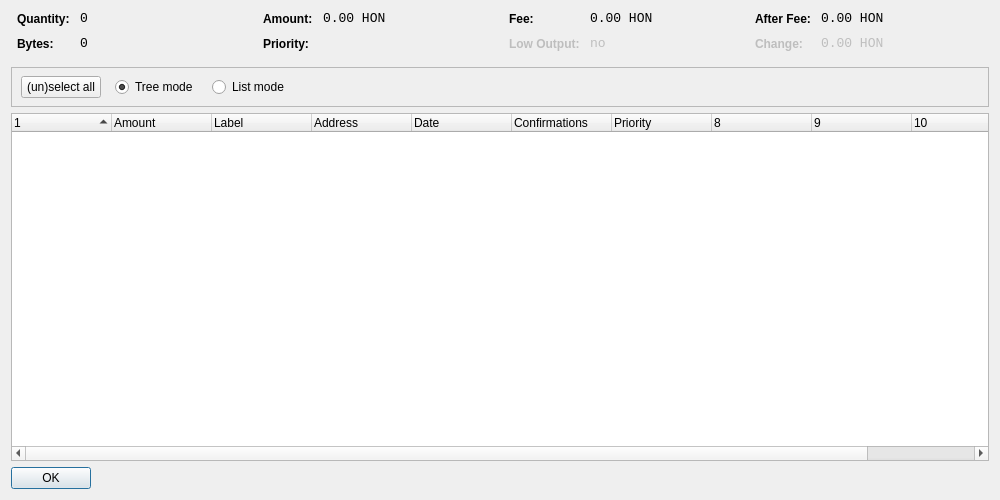
<?xml version="1.0" encoding="UTF-8"?>
<ui version="4.0">
 <class>CoinControlDialog</class>
 <widget class="QDialog" name="CoinControlDialog">
  <property name="geometry">
   <rect>
    <x>0</x>
    <y>0</y>
    <width>1000</width>
    <height>500</height>
   </rect>
  </property>
  <property name="windowTitle">
   <string>Coin Control</string>
  </property>
  <layout class="QVBoxLayout" name="verticalLayout">
   <item>
    <layout class="QHBoxLayout" name="horizontalLayoutTop" stretch="0,0,0,0">
     <property name="topMargin">
      <number>0</number>
     </property>
     <property name="bottomMargin">
      <number>10</number>
     </property>
     <item>
      <layout class="QFormLayout" name="formLayoutCoinControl1">
       <property name="horizontalSpacing">
        <number>10</number>
       </property>
       <property name="verticalSpacing">
        <number>10</number>
       </property>
       <property name="leftMargin">
        <number>6</number>
       </property>
       <property name="rightMargin">
        <number>6</number>
       </property>
       <item row="0" column="0">
        <widget class="QLabel" name="labelCoinControlQuantityText">
         <property name="styleSheet">
          <string notr="true">font-weight:bold;</string>
         </property>
         <property name="text">
          <string>Quantity:</string>
         </property>
        </widget>
       </item>
       <item row="0" column="1">
        <widget class="QLabel" name="labelCoinControlQuantity">
         <property name="font">
          <font>
           <family>Monospace</family>
           <pointsize>10</pointsize>
          </font>
         </property>
         <property name="cursor">
          <cursorShape>IBeamCursor</cursorShape>
         </property>
         <property name="contextMenuPolicy">
          <enum>Qt::ActionsContextMenu</enum>
         </property>
         <property name="text">
          <string notr="true">0</string>
         </property>
         <property name="textInteractionFlags">
          <set>Qt::LinksAccessibleByMouse|Qt::TextSelectableByKeyboard|Qt::TextSelectableByMouse</set>
         </property>
        </widget>
       </item>
       <item row="1" column="0">
        <widget class="QLabel" name="labelCoinControlBytesText">
         <property name="styleSheet">
          <string notr="true">font-weight:bold;</string>
         </property>
         <property name="text">
          <string>Bytes:</string>
         </property>
        </widget>
       </item>
       <item row="1" column="1">
        <widget class="QLabel" name="labelCoinControlBytes">
         <property name="font">
          <font>
           <family>Monospace</family>
           <pointsize>10</pointsize>
          </font>
         </property>
         <property name="cursor">
          <cursorShape>IBeamCursor</cursorShape>
         </property>
         <property name="contextMenuPolicy">
          <enum>Qt::ActionsContextMenu</enum>
         </property>
         <property name="text">
          <string notr="true">0</string>
         </property>
         <property name="textInteractionFlags">
          <set>Qt::LinksAccessibleByMouse|Qt::TextSelectableByKeyboard|Qt::TextSelectableByMouse</set>
         </property>
        </widget>
       </item>
      </layout>
     </item>
     <item>
      <layout class="QFormLayout" name="formLayoutCoinControl2">
       <property name="horizontalSpacing">
        <number>10</number>
       </property>
       <property name="verticalSpacing">
        <number>10</number>
       </property>
       <property name="leftMargin">
        <number>6</number>
       </property>
       <property name="rightMargin">
        <number>6</number>
       </property>
       <item row="0" column="0">
        <widget class="QLabel" name="labelCoinControlAmountText">
         <property name="styleSheet">
          <string notr="true">font-weight:bold;</string>
         </property>
         <property name="text">
          <string>Amount:</string>
         </property>
        </widget>
       </item>
       <item row="0" column="1">
        <widget class="QLabel" name="labelCoinControlAmount">
         <property name="font">
          <font>
           <family>Monospace</family>
           <pointsize>10</pointsize>
          </font>
         </property>
         <property name="cursor">
          <cursorShape>IBeamCursor</cursorShape>
         </property>
         <property name="contextMenuPolicy">
          <enum>Qt::ActionsContextMenu</enum>
         </property>
         <property name="text">
          <string notr="true">0.00 HON</string>
         </property>
         <property name="textInteractionFlags">
          <set>Qt::LinksAccessibleByMouse|Qt::TextSelectableByKeyboard|Qt::TextSelectableByMouse</set>
         </property>
        </widget>
       </item>
       <item row="1" column="0">
        <widget class="QLabel" name="labelCoinControlPriorityText">
         <property name="styleSheet">
          <string notr="true">font-weight:bold;</string>
         </property>
         <property name="text">
          <string>Priority:</string>
         </property>
        </widget>
       </item>
       <item row="1" column="1">
        <widget class="QLabel" name="labelCoinControlPriority">
         <property name="font">
          <font>
           <family>Monospace</family>
           <pointsize>10</pointsize>
          </font>
         </property>
         <property name="cursor">
          <cursorShape>IBeamCursor</cursorShape>
         </property>
         <property name="contextMenuPolicy">
          <enum>Qt::ActionsContextMenu</enum>
         </property>
         <property name="text">
          <string/>
         </property>
         <property name="textInteractionFlags">
          <set>Qt::LinksAccessibleByMouse|Qt::TextSelectableByKeyboard|Qt::TextSelectableByMouse</set>
         </property>
        </widget>
       </item>
      </layout>
     </item>
     <item>
      <layout class="QFormLayout" name="formLayoutCoinControl3">
       <property name="horizontalSpacing">
        <number>10</number>
       </property>
       <property name="verticalSpacing">
        <number>10</number>
       </property>
       <property name="leftMargin">
        <number>6</number>
       </property>
       <property name="rightMargin">
        <number>6</number>
       </property>
       <item row="0" column="0">
        <widget class="QLabel" name="labelCoinControlFeeText">
         <property name="styleSheet">
          <string notr="true">font-weight:bold;</string>
         </property>
         <property name="text">
          <string>Fee:</string>
         </property>
        </widget>
       </item>
       <item row="0" column="1">
        <widget class="QLabel" name="labelCoinControlFee">
         <property name="font">
          <font>
           <family>Monospace</family>
           <pointsize>10</pointsize>
          </font>
         </property>
         <property name="cursor">
          <cursorShape>IBeamCursor</cursorShape>
         </property>
         <property name="contextMenuPolicy">
          <enum>Qt::ActionsContextMenu</enum>
         </property>
         <property name="text">
          <string notr="true">0.00 HON</string>
         </property>
         <property name="textInteractionFlags">
          <set>Qt::LinksAccessibleByMouse|Qt::TextSelectableByKeyboard|Qt::TextSelectableByMouse</set>
         </property>
        </widget>
       </item>
       <item row="1" column="0">
        <widget class="QLabel" name="labelCoinControlLowOutputText">
         <property name="enabled">
          <bool>false</bool>
         </property>
         <property name="styleSheet">
          <string notr="true">font-weight:bold;</string>
         </property>
         <property name="text">
          <string>Low Output:</string>
         </property>
        </widget>
       </item>
       <item row="1" column="1">
        <widget class="QLabel" name="labelCoinControlLowOutput">
         <property name="enabled">
          <bool>false</bool>
         </property>
         <property name="font">
          <font>
           <family>Monospace</family>
           <pointsize>10</pointsize>
          </font>
         </property>
         <property name="cursor">
          <cursorShape>IBeamCursor</cursorShape>
         </property>
         <property name="contextMenuPolicy">
          <enum>Qt::ActionsContextMenu</enum>
         </property>
         <property name="text">
          <string notr="true">no</string>
         </property>
         <property name="textInteractionFlags">
          <set>Qt::LinksAccessibleByMouse|Qt::TextSelectableByKeyboard|Qt::TextSelectableByMouse</set>
         </property>
        </widget>
       </item>
      </layout>
     </item>
     <item>
      <layout class="QFormLayout" name="formLayoutCoinControl4">
       <property name="horizontalSpacing">
        <number>10</number>
       </property>
       <property name="verticalSpacing">
        <number>10</number>
       </property>
       <property name="leftMargin">
        <number>6</number>
       </property>
       <property name="rightMargin">
        <number>6</number>
       </property>
       <item row="0" column="0">
        <widget class="QLabel" name="labelCoinControlAfterFeeText">
         <property name="styleSheet">
          <string notr="true">font-weight:bold;</string>
         </property>
         <property name="text">
          <string>After Fee:</string>
         </property>
        </widget>
       </item>
       <item row="0" column="1">
        <widget class="QLabel" name="labelCoinControlAfterFee">
         <property name="font">
          <font>
           <family>Monospace</family>
           <pointsize>10</pointsize>
          </font>
         </property>
         <property name="cursor">
          <cursorShape>IBeamCursor</cursorShape>
         </property>
         <property name="contextMenuPolicy">
          <enum>Qt::ActionsContextMenu</enum>
         </property>
         <property name="text">
          <string notr="true">0.00 HON</string>
         </property>
         <property name="textInteractionFlags">
          <set>Qt::LinksAccessibleByMouse|Qt::TextSelectableByKeyboard|Qt::TextSelectableByMouse</set>
         </property>
        </widget>
       </item>
       <item row="1" column="0">
        <widget class="QLabel" name="labelCoinControlChangeText">
         <property name="enabled">
          <bool>false</bool>
         </property>
         <property name="styleSheet">
          <string notr="true">font-weight:bold;</string>
         </property>
         <property name="text">
          <string>Change:</string>
         </property>
        </widget>
       </item>
       <item row="1" column="1">
        <widget class="QLabel" name="labelCoinControlChange">
         <property name="enabled">
          <bool>false</bool>
         </property>
         <property name="font">
          <font>
           <family>Monospace</family>
           <pointsize>10</pointsize>
          </font>
         </property>
         <property name="cursor">
          <cursorShape>IBeamCursor</cursorShape>
         </property>
         <property name="contextMenuPolicy">
          <enum>Qt::ActionsContextMenu</enum>
         </property>
         <property name="text">
          <string notr="true">0.00 HON</string>
         </property>
         <property name="textInteractionFlags">
          <set>Qt::LinksAccessibleByMouse|Qt::TextSelectableByKeyboard|Qt::TextSelectableByMouse</set>
         </property>
        </widget>
       </item>
      </layout>
     </item>
    </layout>
   </item>
   <item>
    <widget class="QFrame" name="frame">
     <property name="minimumSize">
      <size>
       <width>0</width>
       <height>40</height>
      </size>
     </property>
     <property name="frameShape">
      <enum>QFrame::StyledPanel</enum>
     </property>
     <property name="frameShadow">
      <enum>QFrame::Sunken</enum>
     </property>
     <widget class="QWidget" name="horizontalLayoutWidget">
      <property name="geometry">
       <rect>
        <x>10</x>
        <y>0</y>
        <width>781</width>
        <height>41</height>
       </rect>
      </property>
      <layout class="QHBoxLayout" name="horizontalLayoutPanel" stretch="0,0,0,0,0">
       <property name="spacing">
        <number>14</number>
       </property>
       <item>
        <widget class="QPushButton" name="pushButtonSelectAll">
         <property name="sizePolicy">
          <sizepolicy hsizetype="Maximum" vsizetype="Fixed">
           <horstretch>0</horstretch>
           <verstretch>0</verstretch>
          </sizepolicy>
         </property>
         <property name="text">
          <string>(un)select all</string>
         </property>
        </widget>
       </item>
       <item>
        <widget class="QRadioButton" name="radioTreeMode">
         <property name="sizePolicy">
          <sizepolicy hsizetype="Maximum" vsizetype="Fixed">
           <horstretch>0</horstretch>
           <verstretch>0</verstretch>
          </sizepolicy>
         </property>
         <property name="text">
          <string>Tree mode</string>
         </property>
         <property name="checked">
          <bool>true</bool>
         </property>
        </widget>
       </item>
       <item>
        <widget class="QRadioButton" name="radioListMode">
         <property name="sizePolicy">
          <sizepolicy hsizetype="Maximum" vsizetype="Fixed">
           <horstretch>0</horstretch>
           <verstretch>0</verstretch>
          </sizepolicy>
         </property>
         <property name="text">
          <string>List mode</string>
         </property>
        </widget>
       </item>
       <item>
        <spacer name="horizontalSpacer">
         <property name="orientation">
          <enum>Qt::Horizontal</enum>
         </property>
         <property name="sizeHint" stdset="0">
          <size>
           <width>40</width>
           <height>20</height>
          </size>
         </property>
        </spacer>
       </item>
      </layout>
     </widget>
    </widget>
   </item>
   <item>
    <widget class="CoinControlTreeWidget" name="treeWidget">
     <property name="contextMenuPolicy">
      <enum>Qt::CustomContextMenu</enum>
     </property>
     <property name="sortingEnabled">
      <bool>false</bool>
     </property>
     <property name="columnCount">
      <number>11</number>
     </property>
     <attribute name="headerShowSortIndicator" stdset="0">
      <bool>true</bool>
     </attribute>
     <attribute name="headerStretchLastSection">
      <bool>false</bool>
     </attribute>
     <column>
      <property name="text">
       <string/>
      </property>
     </column>
     <column>
      <property name="text">
       <string>Amount</string>
      </property>
     </column>
     <column>
      <property name="text">
       <string>Label</string>
      </property>
     </column>
     <column>
      <property name="text">
       <string>Address</string>
      </property>
     </column>
     <column>
      <property name="text">
       <string>Date</string>
      </property>
     </column>
     <column>
      <property name="text">
       <string>Confirmations</string>
      </property>
      <property name="toolTip">
       <string>Confirmed</string>
      </property>
     </column>
     <column>
      <property name="text">
       <string>Priority</string>
      </property>
     </column>
     <column>
      <property name="text">
       <string/>
      </property>
     </column>
     <column>
      <property name="text">
       <string/>
      </property>
     </column>
     <column>
      <property name="text">
       <string/>
      </property>
     </column>
     <column>
      <property name="text">
       <string/>
      </property>
     </column>
    </widget>
   </item>
   <item>
    <widget class="QDialogButtonBox" name="buttonBox">
     <property name="sizePolicy">
      <sizepolicy hsizetype="Maximum" vsizetype="Fixed">
       <horstretch>0</horstretch>
       <verstretch>0</verstretch>
      </sizepolicy>
     </property>
     <property name="orientation">
      <enum>Qt::Horizontal</enum>
     </property>
     <property name="standardButtons">
      <set>QDialogButtonBox::Ok</set>
     </property>
    </widget>
   </item>
  </layout>
 </widget>
 <customwidgets>
  <customwidget>
   <class>CoinControlTreeWidget</class>
   <extends>QTreeWidget</extends>
   <header>coincontroltreewidget.h</header>
  </customwidget>
 </customwidgets>
 <resources/>
 <connections/>
</ui>
